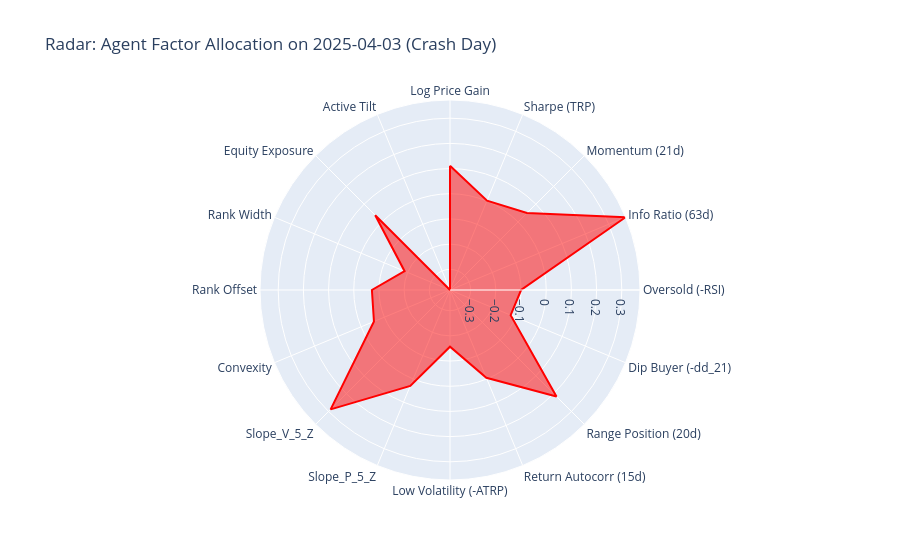

This figure's notebook cell:
### Code cell
# CELL 11: Top 5 Outperformance Days & Crash Day Radar
print("🌟 TOP 5 HIGHEST RETURN DAYS (Net of Slippage) 🌟")
top_5 = blotter_df.nlargest(5, "net_daily_simple_ret")[
    [
        "date",
        "net_daily_simple_ret",
        "bm_daily_simple_ret",
        "alpha_daily_simple_ret",
        "agent_equity",
    ]
    + action_names[:3]
].copy()
top_5["date"] = top_5["date"].dt.strftime("%Y-%m-%d")
for col in ["net_daily_simple_ret", "bm_daily_simple_ret", "alpha_daily_simple_ret"]:
    top_5[col] = top_5[col].apply(lambda x: f"{x:.4%}")
top_5["agent_equity"] = top_5["agent_equity"].apply(lambda x: f"{x:.3f}")
for col in action_names[:3]:
    top_5[col] = top_5[col].apply(lambda x: f"{float(x):.4f}")

print(top_5.to_string(index=False))

print("\n" + "=" * 50)
print("🚨 CRASH DAY ANALYSIS (Worst Single-Day Return) 🚨")
worst_idx = blotter_df["net_daily_simple_ret"].idxmin()
worst_day = blotter_df.iloc[worst_idx]
day_before = blotter_df.iloc[max(0, worst_idx - 1)]

print(
    f"Worst Day: {worst_day['date'].strftime('%Y-%m-%d')} | "
    f"Net Return: {worst_day['net_daily_simple_ret']*100:.2f}% | "
    f"Benchmark: {worst_day['bm_daily_simple_ret']*100:.2f}% | "
    f"Alpha: {worst_day['alpha_daily_simple_ret']*100:.2f}% | "
    f"Portfolio Multiplier: {worst_day['agent_equity']:.3f}"
)
print("-" * 50)

crash_weights = pd.DataFrame(
    {
        "Dimension": action_names,
        "Weight on Worst Day": worst_day[action_names].values,
        "Weight Day Prior": day_before[action_names].values,
    }
)

fig = px.line_polar(
    crash_weights,
    r="Weight on Worst Day",
    theta="Dimension",
    line_close=True,
    title=f"Radar: Agent Factor Allocation on {worst_day['date'].strftime('%Y-%m-%d')} (Crash Day)",
)
fig.update_traces(fill="toself", line_color="red")
fig.show()

### Figure 1 — Plotly figure (JSON) as saved in the notebook; plotly's stock layout.template omitted (floating-point values rounded to 4 significant figures)
{"data": [{"fill": "toself", "hovertemplate": "Weight on Worst Day=%{r}<br>Dimension=%{theta}<extra></extra>", "legendgroup": "", "line": {"color": "red", "dash": "solid"}, "marker": {"symbol": "circle"}, "mode": "lines", "name": "", "r": [0.1115, 0.002103, 0.05011, 0.3723, -0.0998, -0.1214, 0.2157, -0.004864, -0.1569, 0.02991, 0.288, -0.05524, -0.07199, -0.1869, 0.03791, -0.382, 0.1115], "showlegend": false, "subplot": "polar", "theta": ["Log Price Gain", "Sharpe (TRP)", "Momentum (21d)", "Info Ratio (63d)", "Oversold (-RSI)", "Dip Buyer (-dd_21)", "Range Position (20d)", "Return Autocorr (15d)", "Low Volatility (-ATRP)", "Slope_P_5_Z", "Slope_V_5_Z", "Convexity", "Rank Offset", "Rank Width", "Equity Exposure", "Active Tilt", "Log Price Gain"], "type": "scatterpolar"}], "layout": {"legend": {"tracegroupgap": 0}, "polar": {"angularaxis": {"direction": "clockwise", "rotation": 90}, "domain": {"x": [0, 1], "y": [0, 1]}}, "title": {"text": "Radar: Agent Factor Allocation on 2025-04-03 (Crash Day)"}}}
